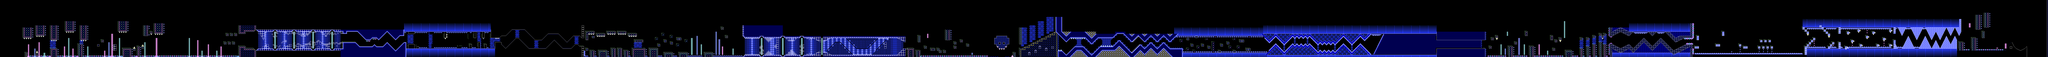

This game map was drawn from its Tiled (.tmx) file and the tilesets committed beside it. A one-line description and the trimmed map source follow:
An orthogonal 968x27 tile map with 16x16 px tiles, 2 tile layers (l2, l1), 2 tilesets and 2743 objects.

<map version="1.10" tiledversion="1.12.2" orientation="orthogonal" renderorder="right-down" width="968" height="27" tilewidth="16" tileheight="16" infinite="0" nextlayerid="8" nextobjectid="3652">
 <editorsettings>
  <export target="theoryofeverything2.json" format="json" />
 </editorsettings>
 <properties>
  <property name="BG" type="color" value="#ff000564" />
  <property name="Background Type" type="int" value="0" />
  <property name="COL1" type="color" value="#ffffffff" />
  <property name="COL2" type="color" value="#ff1900ff" />
  <property name="COL3" type="color" value="#ffffffff" />
  <property name="COL4" type="color" value="#ff0089de" />
  <property name="Difficulty" value="DEMON" />
  <property name="GROUND" type="color" value="#ff000137" />
  <property name="Gamemode" type="int" value="0" />
  <property name="Ground Type" type="int" value="3" />
  <property name="Level name" value="THEORY OF EVERYTHING 2" />
  <property name="OBJ" type="color" value="#fffbfffa" />
  <property name="Song" value="TOE2" />
  <property name="Speed" type="int" value="1" />
  <property name="Stars" type="int" value="14" />
 </properties>
 <tileset firstgid="1" source="famidash.tsx" />
 <tileset firstgid="16385" source="sprites.tsx" />
 <layer id="4" name="l2" width="968" height="27">
  <data>[26136 cells, 24146 non-empty, 241 distinct tile ids]</data>
 </layer>
 <layer id="1" name="l1" width="968" height="27">
  <data>[26136 cells, 24195 non-empty, 232 distinct tile ids]</data>
 </layer>
 <objectgroup id="7" name="SP">
  <!-- 2743 objects omitted --></objectgroup>
</map>
<!-- 2743 of 2743 objects omitted -->
